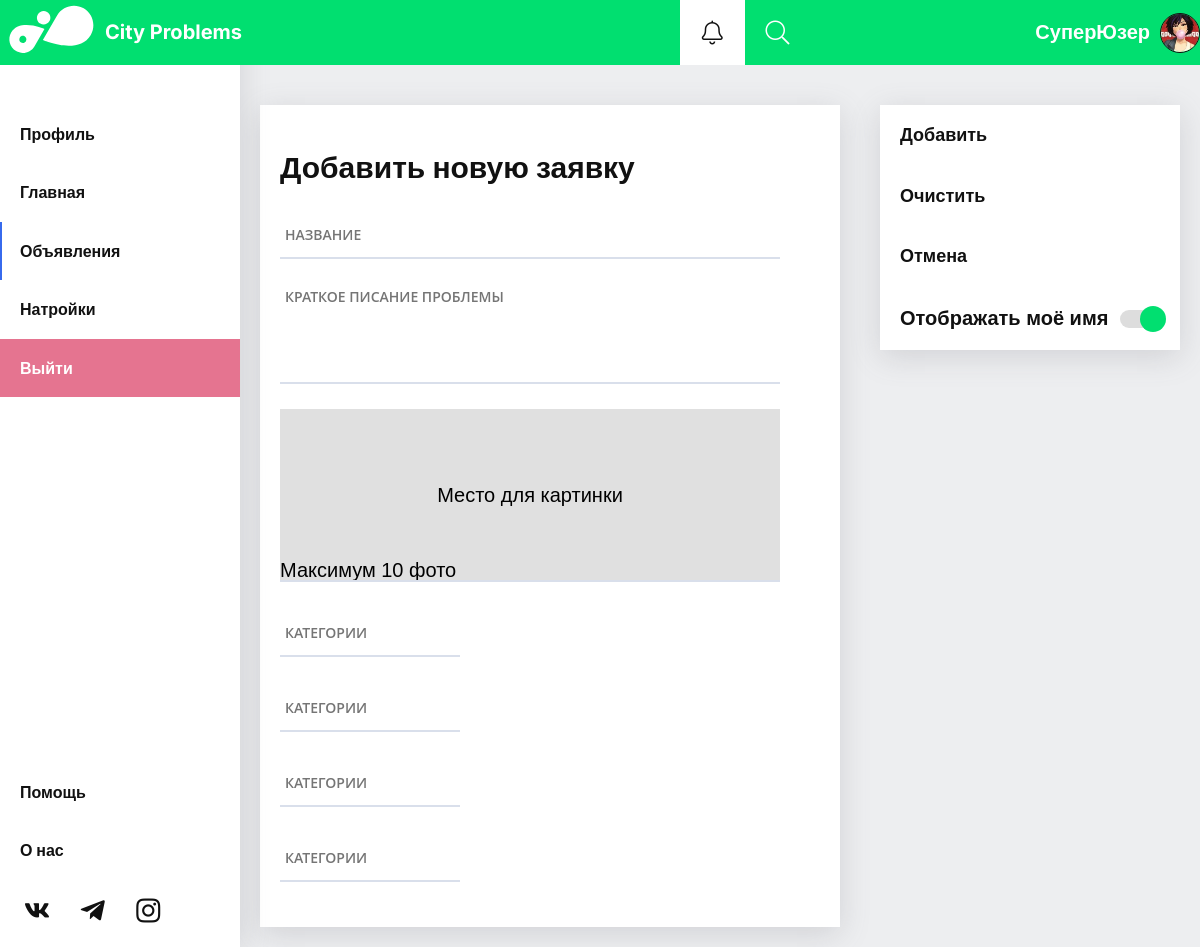
The app's page /dist/item.php (signed in) with its own data.
### tables this page shows
CREATE TABLE `sys_users` (
  `id` int(11) NOT NULL,
  `u_name` varchar(45) NOT NULL,
  `u_email` varchar(45) NOT NULL,
  `u_login` varchar(45) NOT NULL,
  `u_pass` varchar(45) NOT NULL,
  `u_phone` varchar(45) DEFAULT NULL,
  `u_date` date DEFAULT NULL,
  `image` varchar(255) DEFAULT NULL,
  `about` varchar(255) DEFAULT NULL,
  `notify` int(11) NOT NULL DEFAULT '0',
  `u_notifyis` json DEFAULT NULL,
  `rights` varchar(10) NOT NULL DEFAULT 'default'
);

### dist/server/user.php (called while the page is built, shortened)
<?php
class User {
    function autologin($cnct) {
        $id = $_SESSION['user']['id'];
        $query = $cnct->prepare("SELECT * FROM `sys_users` WHERE `id` = '$id'");
        $query->execute();
    }
}
?>

### dist/item.php (the view, shortened to what this page needs)
<?php
if($_SESSION['user']) {
    include_once('server/user.php');
    include('server/connection.php');
    $user->autologin($connect);
    $user_info = $_SESSION['user'];
}
?>
<!DOCTYPE html>
<html lang="en">
<head>
    <link rel="stylesheet" href="css/main.min.css">
</head>
<body>
    <?php
    include('components/_header.php');
    ?>
    <main class="main">
        <div class="container full">
            <div class="main__inner">
                <?php include('components/_menu.php'); ?>
                <div class="center--col">
                    <section class="section" id="createitem">
                        <div class="section__inner">
                            <div class="createitem siteblock">
                                <div class="headers">
                                    <h2 class="title">Добавить новую заявку</h2>
                                </div>
                                <div class="content">
                                    <div class="inp"><input name="item_name" type="text" class="input-text" placeholder="Название"></div>
                                    <div class="inp">
                                        <textarea name="item_text" class="input-text" placeholder="Краткое писание проблемы"></textarea>
                                    </div>
                                    <div class="inp file">
                                        <span>Максимум 10 фото</span>
                                    </div>
                                    <div class="inp dls">
                                        <input type="text" name="" list="data--cat" class="input-text input--cat" placeholder="Категории">
                                    </div>
                                    <div class="inp dls">
                                        <input type="text" name="" list="data--cat2" class="input-text input--cat" placeholder="Категории">
                                    </div>
                                    <div class="inp dls">
                                        <input type="text" name="" list="data--cat3" class="input-text input--cat" placeholder="Категории">
                                    </div>
                                    <div class="inp dls">
                                        <input type="text" name="" list="data--cat4" class="input-text input--cat" placeholder="Категории">
                                    </div>
                                </div>
                            </div>
                        </div>
                    </section>
                </div>
                <div class="right--col">
                    <section class="section" id="itemtab">
                        <div class="section__inner">
                            <div class="itemtab siteblock">
                                <div class="content">
                                    <a class="link link--fill" onclick="addNewItem('add')">Добавить</a>
                                    <a class="link link--fill" onclick="clearInputs()">Очистить</a>
                                    <a href="index.php" class="link link--fill">Отмена</a>
                                    <a class="link">
                                        Отображать моё имя
                                        <div class="checkbox">
                                            <label for="visname"></label>
                                        </div>
                                    </a>
                                </div>
                            </div>
                        </div>
                    </section>
                </div>
            </div>
        </div>
    </main>
</body>
</html>

### dist/components/_header.php (shortened to what this page needs)
<header class="header">
    <div class="container full">
        <div class="header__inner">
            <div class="logo__wrap">
                <a href="index.php" class="logo">
                    <span>City Problems</span>
                </a>
            </div>
            <div class="buttons">
                <div class="norifyis__btns">
                    <a class="btn" id="modak-tog" data--toggle-modal="mdl-notify" onclick="modal(this)"><span class="i-notify"></span></a>
                    <a class="btn" data--toggle-modal="mdl-search"><span class="i-search" ></span></a>
                    <div class="headers__modals">
                    </div>
                </div>
                <?php if($user_info) : ?>
                    <a href="profile.php" class="u_image"><?php echo $user_info['u_name']; ?>  <img src="<?php echo $user_info['image']; ?>" alt=""></a>
                <?php else : ?>
                    <a href="login.php" class="btn btn--toSingInPage">Войти</a>
                <?php endif; ?>
            </div>
        </div>
    </div>
</header>

### records on screen
sys_users: u_name "СуперЮзер", image (picture)
